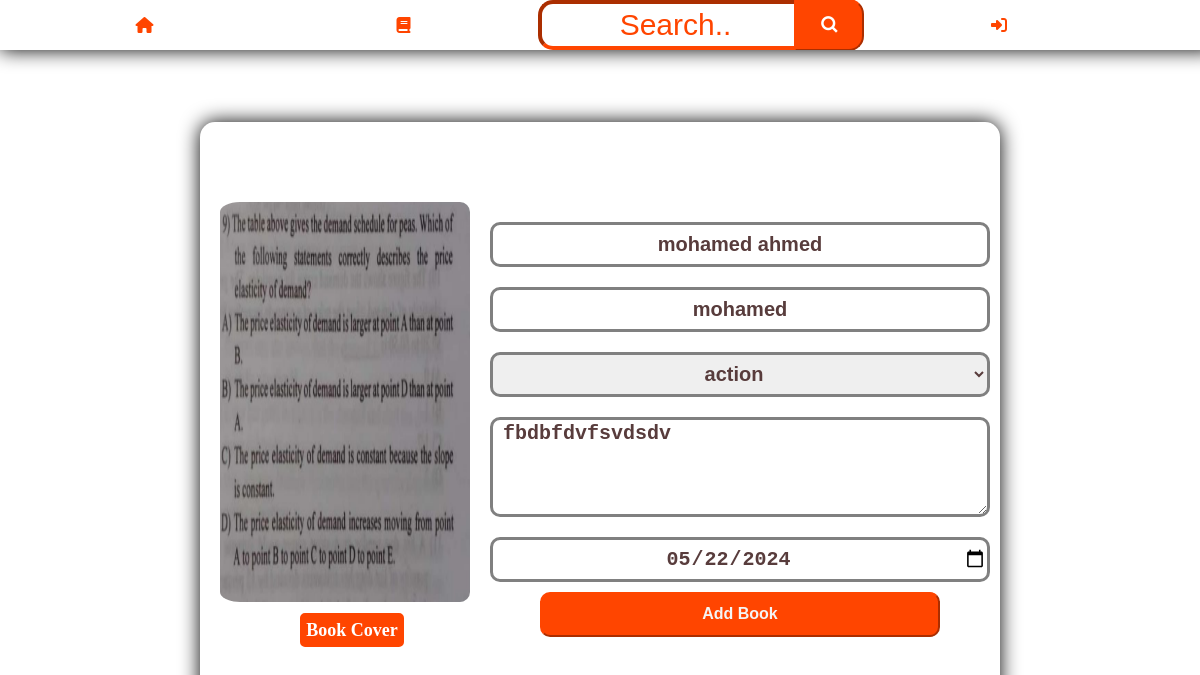
Screenshot of /books/update/3 with the database file from the repository.
### books/models.py (models this page shows, shortened)
class Book(models.Model):
    name = models.CharField(max_length=50, verbose_name="Title")
    author = models.CharField(max_length=30)
    date = models.DateField(verbose_name="Publishing Date", default=datetime.today())
    category = models.ForeignKey(Category, on_delete=models.PROTECT)
    description = models.TextField(null=True, blank=True)
    image = models.ImageField(upload_to='photos/%y/%m/%d', verbose_name="Cover")
    availability = models.BooleanField(default=True)
    Borrow = models.ForeignKey(User, on_delete=models.CASCADE,null = True,blank=True)
    class Meta:
        ordering = ['category']

class Category(models.Model):
    name = models.CharField(max_length=30)
    def __str__(self):
        return self.name
    class Meta:
        ordering = ['-id']

### books/views.py (the view)
# urls.py: path('update/<int:id>', views.update, name='editBook'),
def update(request, id):
    book_id = Book.objects.get(id=id)
    if request.method == "POST":
        updated = BookForm(request.POST, request.FILES, instance=book_id)
        if updated.is_valid():
            updated.save()
            return redirect("../../")
    else:
        updated = BookForm(instance=book_id)
    current_user = request.user
    isAdmin = current_user.is_staff if current_user.is_authenticated else False
    isNotSignedIn = not current_user.is_authenticated
    return render(request, 'pages/editBook.html', {'BF':updated, 'isAdmin': isAdmin, 'isNotSignedIn': isNotSignedIn})

### books/forms.py
class BookForm(forms.ModelForm):
    def __init__(self, *args, **kwargs):
        super().__init__(*args, **kwargs)
        self.fields['name'].label = ''
        self.fields['author'].label = ''
        self.fields['category'].label = ''
        self.fields['description'].label = ''
        self.fields['image'].label = ''
        self.fields['date'].label = ''
    class Meta:
        model = Book
        fields = ['name', 'author', 'category','description', 'date', "image"]
        widgets = {
            'name' : forms.TextInput(attrs={'placeholder' : 'Book Title', 'autofocus' : '', 'id': 'tit'}),
            'author' : forms.TextInput(attrs={'placeholder' : 'Book Author', 'id': 'auth'}),
            'category' : forms.Select(attrs={'id': 'cat'}),
            'description' : forms.Textarea(attrs={'placeholder': 'Description'}),
            'date' : forms.DateInput(attrs={"type" : 'date', 'id': 'date'}),
            "image" : forms.FileInput(attrs={'id': 'bookCover'}),
        }

### templates/pages/editBook.html (shortened to what this page needs)
{% extends 'base.html' %}
{% block content %}
<div class="content">
    <div class="ADD_BOOK">
        <h1>Edit Book</h1>
        <img src="{{ BF.instance.image.url }}" alt="{{ BF.instance.name }}" title="{{ BF.instance.name }}" id="cover">
        <form method="POST" enctype="multipart/form-data">
            {{BF}}
            <label for="bookCover" id="book">Book Cover</label>
            <button type="submit" id="submit">Add Book</button>
        </form>
    </div>
</div>
{% endblock content %}

### project/static/css/addBook.css (style rules this page uses)
.content { margin-top: 50px; display: flex; align-items: center; justify-content: center; min-height: 93vh; }
.ADD_BOOK { display: flex; align-items: center; justify-content: center; background-color: transparent; box-shadow: 0 0 20px black; backdrop-filter: blur(3px); width: 800px; height: 600px; border-radius: 15px; text-align: center; }
.ADD_BOOK h1 { text-align: center; position: absolute; top: 0; color: white; }
.ADD_BOOK img { width: 250px; height: 400px; padding: 20px; padding-left: 10px; border-radius: 30px; position: relative; top: -20; left: 0; }
.ADD_BOOK form { margin-top: 10px; }
.ADD_BOOK form #book { justify-content: center; align-items: center; display: flex; width: 100px; height: 30px; background-color: orangered; color: white; position: fixed; left: 100; bottom: 75; border: 2px solid orangered; border-radius: 5px; cursor: pointer; font-weight: 800; font-size: large; }
.ADD_BOOK form input { text-align: center; margin-top: 20px; font-weight: 500; font-size: 20px; font-weight: 700; border: 3px solid gray; border-radius: 10px; outline-color: gray; color: rgb(88, 60, 60); height: 45px; width: 500px; display: block; }
.ADD_BOOK form select { text-align: center; margin-top: 20px; font-weight: 500; font-size: 20px; font-weight: 700; border: 3px solid gray; border-radius: 10px; outline-color: gray; color: rgb(88, 60, 60); height: 45px; width: 500px; display: block; }
.ADD_BOOK form textarea { margin-top: 20px; margin-bottom: 20px; font-weight: 500; font-size: 20px; font-weight: 700; border: 3px solid gray; border-radius: 10px; outline-color: gray; color: rgb(88, 60, 60); height: 100px; width: 500px; display: block; min-width: 500px; max-width: 500px; max-height: 100px; min-height: 35px; padding-left: 10px; }
.ADD_BOOK form textarea::placeholder { text-align: center; position: relative; top: 10%; }
.ADD_BOOK form button { border-color: orangered; color: whitesmoke; background-color: orangered; border-radius: 10px; cursor: pointer; font-size: 16px; font-weight: 900; height: 45px; width: 80%; margin-top: 10px; }

### rows the page displays
Book: instance.image (picture), name "mohamed ahmed", author "mohamed", category "action", description "fbdbfdvfsvdsdv", date "05/22/2024"
